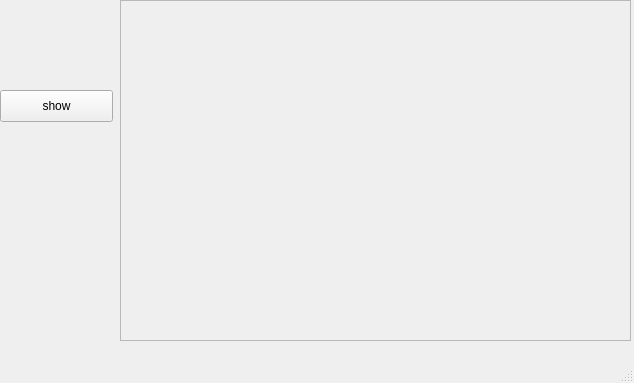
<?xml version="1.0" encoding="UTF-8"?>
<ui version="4.0">
 <class>MainWindow</class>
 <widget class="QMainWindow" name="MainWindow">
  <property name="geometry">
   <rect>
    <x>0</x>
    <y>0</y>
    <width>634</width>
    <height>383</height>
   </rect>
  </property>
  <property name="windowTitle">
   <string>MainWindow</string>
  </property>
  <widget class="QWidget" name="centralwidget">
   <widget class="QScrollArea" name="scrollArea">
    <property name="geometry">
     <rect>
      <x>120</x>
      <y>0</y>
      <width>511</width>
      <height>341</height>
     </rect>
    </property>
    <property name="widgetResizable">
     <bool>true</bool>
    </property>
    <widget class="QWidget" name="scrollAreaWidgetContents">
     <property name="geometry">
      <rect>
       <x>0</x>
       <y>0</y>
       <width>509</width>
       <height>339</height>
      </rect>
     </property>
    </widget>
   </widget>
   <widget class="QPushButton" name="btn_show">
    <property name="geometry">
     <rect>
      <x>0</x>
      <y>90</y>
      <width>113</width>
      <height>32</height>
     </rect>
    </property>
    <property name="text">
     <string>show</string>
    </property>
   </widget>
  </widget>
  <widget class="QMenuBar" name="menubar">
   <property name="geometry">
    <rect>
     <x>0</x>
     <y>0</y>
     <width>634</width>
     <height>22</height>
    </rect>
   </property>
  </widget>
  <widget class="QStatusBar" name="statusbar"/>
  <action name="actionNew">
   <property name="text">
    <string>New</string>
   </property>
  </action>
  <action name="actionSave">
   <property name="text">
    <string>Save</string>
   </property>
  </action>
 </widget>
 <resources/>
 <connections/>
</ui>
